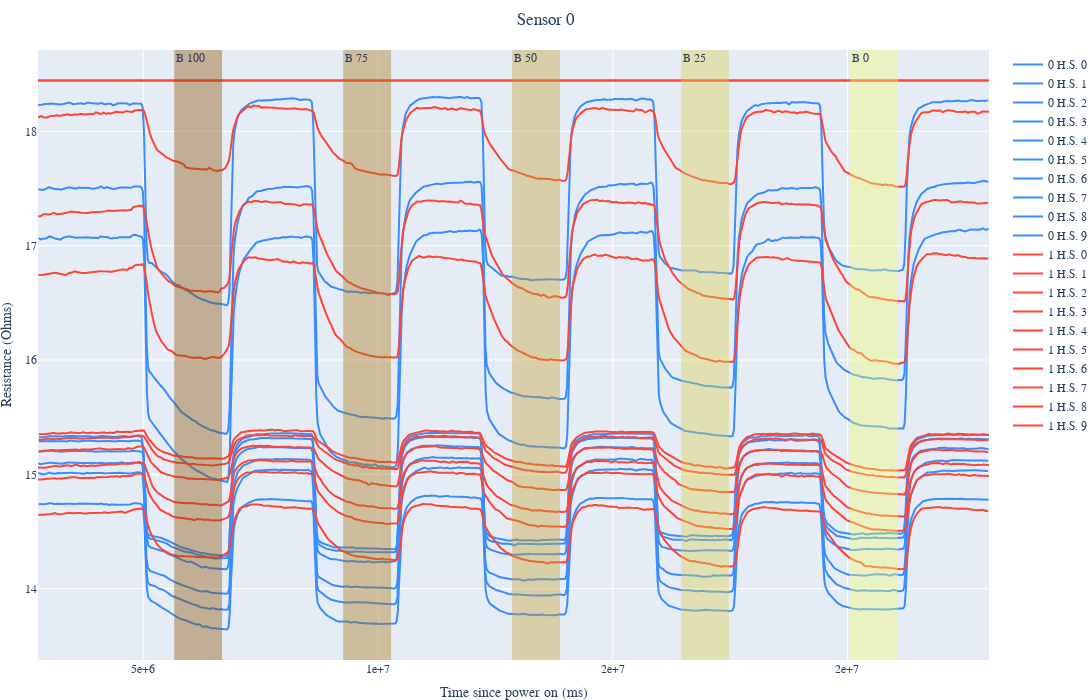

Notebook code cell kept with this figure:
### Code cell
plot_matrices_data_arr(sensor_data, 0, sensor_labels, skip=100, cut=1)

### Figure 1 — Plotly figure (JSON) as saved in the notebook; plotly's stock layout.template omitted (floating-point values rounded to 4 significant figures; data arrays with more than 128 entries replaced by an {"elided": "..."} marker saying what was removed)
{"data": [{"line": {"color": "#388eff"}, "mode": "lines", "name": "0 H.S. 0", "showlegend": true, "type": "scatter", "x": {"elided": "736 int values"}, "y": {"elided": "736 float values"}}, {"line": {"color": "#388eff"}, "mode": "lines", "name": "0 H.S. 1", "showlegend": true, "type": "scatter", "x": {"elided": "736 int values"}, "y": {"elided": "736 float values"}}, {"line": {"color": "#388eff"}, "mode": "lines", "name": "0 H.S. 2", "showlegend": true, "type": "scatter", "x": {"elided": "736 int values"}, "y": {"elided": "736 float values"}}, {"line": {"color": "#388eff"}, "mode": "lines", "name": "0 H.S. 3", "showlegend": true, "type": "scatter", "x": {"elided": "736 int values"}, "y": {"elided": "736 float values"}}, {"line": {"color": "#388eff"}, "mode": "lines", "name": "0 H.S. 4", "showlegend": true, "type": "scatter", "x": {"elided": "736 int values"}, "y": {"elided": "736 float values"}}, {"line": {"color": "#388eff"}, "mode": "lines", "name": "0 H.S. 5", "showlegend": true, "type": "scatter", "x": {"elided": "736 int values"}, "y": {"elided": "736 float values"}}, {"line": {"color": "#388eff"}, "mode": "lines", "name": "0 H.S. 6", "showlegend": true, "type": "scatter", "x": {"elided": "736 int values"}, "y": {"elided": "736 float values"}}, {"line": {"color": "#388eff"}, "mode": "lines", "name": "0 H.S. 7", "showlegend": true, "type": "scatter", "x": {"elided": "736 int values"}, "y": {"elided": "736 float values"}}, {"line": {"color": "#388eff"}, "mode": "lines", "name": "0 H.S. 8", "showlegend": true, "type": "scatter", "x": {"elided": "736 int values"}, "y": {"elided": "736 float values"}}, {"line": {"color": "#388eff"}, "mode": "lines", "name": "0 H.S. 9", "showlegend": true, "type": "scatter", "x": {"elided": "736 int values"}, "y": {"elided": "736 float values"}}, {"line": {"color": "#ff4538"}, "mode": "lines", "name": "1 H.S. 0", "showlegend": true, "type": "scatter", "x": {"elided": "739 int values"}, "y": {"elided": "739 float values"}}, {"line": {"color": "#ff4538"}, "mode": "lines", "name": "1 H.S. 1", "showlegend": true, "type": "scatter", "x": {"elided": "739 int values"}, "y": {"elided": "739 float values"}}, {"line": {"color": "#ff4538"}, "mode": "lines", "name": "1 H.S. 2", "showlegend": true, "type": "scatter", "x": {"elided": "739 int values"}, "y": {"elided": "739 float values"}}, {"line": {"color": "#ff4538"}, "mode": "lines", "name": "1 H.S. 3", "showlegend": true, "type": "scatter", "x": {"elided": "739 int values"}, "y": {"elided": "739 float values"}}, {"line": {"color": "#ff4538"}, "mode": "lines", "name": "1 H.S. 4", "showlegend": true, "type": "scatter", "x": {"elided": "738 int values"}, "y": {"elided": "738 float values"}}, {"line": {"color": "#ff4538"}, "mode": "lines", "name": "1 H.S. 5", "showlegend": true, "type": "scatter", "x": {"elided": "738 int values"}, "y": {"elided": "738 float values"}}, {"line": {"color": "#ff4538"}, "mode": "lines", "name": "1 H.S. 6", "showlegend": true, "type": "scatter", "x": {"elided": "738 int values"}, "y": {"elided": "738 float values"}}, {"line": {"color": "#ff4538"}, "mode": "lines", "name": "1 H.S. 7", "showlegend": true, "type": "scatter", "x": {"elided": "738 int values"}, "y": {"elided": "738 float values"}}, {"line": {"color": "#ff4538"}, "mode": "lines", "name": "1 H.S. 8", "showlegend": true, "type": "scatter", "x": {"elided": "738 int values"}, "y": {"elided": "738 float values"}}, {"line": {"color": "#ff4538"}, "mode": "lines", "name": "1 H.S. 9", "showlegend": true, "type": "scatter", "x": {"elided": "738 int values"}, "y": {"elided": "738 float values"}}], "layout": {"annotations": [{"showarrow": false, "text": "B 100", "x": 5658784, "xanchor": "left", "xref": "x", "y": 1, "yanchor": "top", "yref": "y domain"}, {"showarrow": false, "text": "B 75", "x": 9258188, "xanchor": "left", "xref": "x", "y": 1, "yanchor": "top", "yref": "y domain"}, {"showarrow": false, "text": "B 50", "x": 12857883, "xanchor": "left", "xref": "x", "y": 1, "yanchor": "top", "yref": "y domain"}, {"showarrow": false, "text": "B 25", "x": 16457489, "xanchor": "left", "xref": "x", "y": 1, "yanchor": "top", "yref": "y domain"}, {"showarrow": false, "text": "B 0", "x": 20056970, "xanchor": "left", "xref": "x", "y": 1, "yanchor": "top", "yref": "y domain"}], "font": {"family": "Times New Roman"}, "height": 700, "margin": {"b": 0, "l": 0, "r": 10, "t": 50}, "shapes": [{"fillcolor": "#895002", "line": {"width": 0}, "opacity": 0.4, "type": "rect", "x0": 5658784, "x1": 6678732, "xref": "x", "y0": 0, "y1": 1, "yref": "y domain"}, {"fillcolor": "#a77718", "line": {"width": 0}, "opacity": 0.4, "type": "rect", "x0": 9258188, "x1": 10278400, "xref": "x", "y0": 0, "y1": 1, "yref": "y domain"}, {"fillcolor": "#c2a132", "line": {"width": 0}, "opacity": 0.4, "type": "rect", "x0": 12857883, "x1": 13877753, "xref": "x", "y0": 0, "y1": 1, "yref": "y domain"}, {"fillcolor": "#dacc4e", "line": {"width": 0}, "opacity": 0.4, "type": "rect", "x0": 16457489, "x1": 17477324, "xref": "x", "y0": 0, "y1": 1, "yref": "y domain"}, {"fillcolor": "#effa70", "line": {"width": 0}, "opacity": 0.4, "type": "rect", "x0": 20056970, "x1": 21076812, "xref": "x", "y0": 0, "y1": 1, "yref": "y domain"}], "title": {"font": {"family": "Times New Roman"}, "pad": {"b": 0, "l": 0, "r": 0, "t": 0}, "text": "Sensor 0", "x": 0.5}, "width": 1200, "xaxis": {"tickformat": ".0e", "title": {"text": "Time since power on (ms)"}}, "yaxis": {"title": {"text": "Resistance (Ohms)"}}}}
